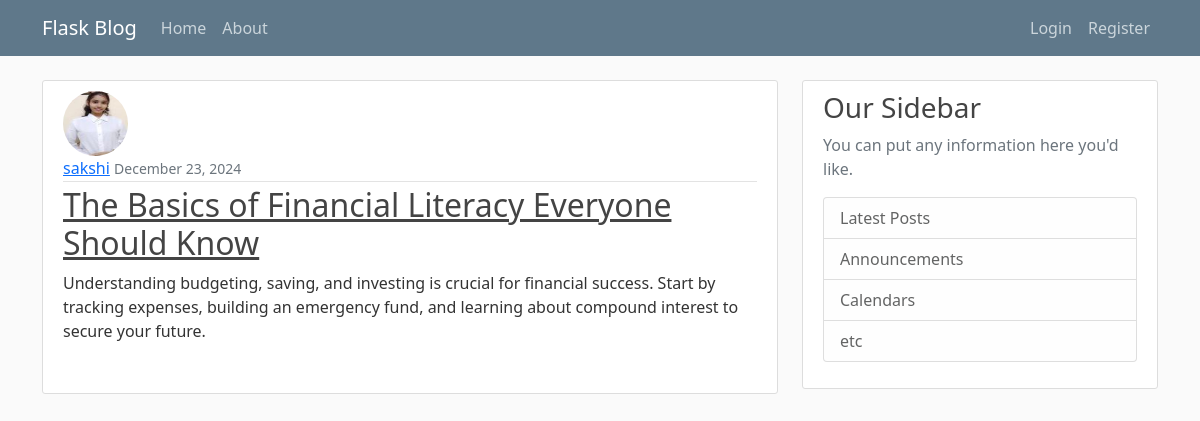
The page /post/29 on the database its author committed.
### flask_blog/models.py (models this page shows, shortened)
class User(db.Model, UserMixin):
    id = db.Column(db.Integer, primary_key=True)
    username = db.Column(db.String(20), unique=True, nullable=False)  # Corrected typo from 'usernam' to 'username'
    email = db.Column(db.String(120), unique=True, nullable=False)
    image_file = db.Column(db.String(120), nullable=True, default='default.jpg')
    password = db.Column(db.String(60), nullable=False)
    posts = db.relationship('Post', backref='author', lazy=True)  # Changed 'post' to 'posts' for consistency

class Post(db.Model):
    id = db.Column(db.Integer, primary_key=True)
    title = db.Column(db.String(100), nullable=False)  # Increased length of title for flexibility
    date_posted = db.Column(db.DateTime, nullable=False, default=datetime.utcnow)
    content = db.Column(db.Text, nullable=False)
    user_id = db.Column(db.Integer, db.ForeignKey('user.id'), nullable=True)  # Adjusted 'nullable' as needed

### flask_blog/routes.py (the view)
@app.route('/post/<int:post_id>')
def post(post_id):
    post = Post.query.get_or_404(post_id)
    return render_template('post.html', title=post.title, post = post)

### flask_blog/templates/post.html (shortened to what this page needs)
{% extends 'Layout.html' %}
{% block content %}
<article class="media content-section">
    <img class="rounded-circle article-img" src="{{ url_for('static', filename='profile_pics/' + post.author.image_file) }}" alt="Profile Picture">
    <div class="media-body">
        <div class="article-metadata">
            <a class="mr-2" href="{{ url_for('user_posts', username=post.author.username) }}">{{ post.author.username }}</a>
            <small class="text-muted">{{ post.date_posted.strftime('%B %d, %Y') }}</small>
        </div>
        <h2><a class="article-title" href="{{ url_for('user_posts', username=post.author.username) }}">{{ post.title }}</a></h2>
        <p class="article-content">{{ post.content }}</p>
    </div>
</article>
{% endblock %}

### flask_blog/static/main.css (style rules this page uses)
body { background: #fafafa; color: #333333; margin-top: 5rem; }
h1, h2, h3, h4, h5, h6 { color: #444444; }
.content-section { background: #ffffff; padding: 10px 20px; border: 1px solid #dddddd; border-radius: 3px; margin-bottom: 20px; }
.article-title { color: #444444; }
.article-content { white-space: pre-line; }
.article-img { height: 65px; width: 65px; margin-right: 16px; }
.article-metadata { padding-bottom: 1px; margin-bottom: 4px; border-bottom: 1px solid #e3e3e3 }

### rows shown on the page
User: image_file (picture), author.username "sakshi"
Post: date_posted "December 23, 2024", title "The Basics of Financial Literacy Everyone Should Know", content "Understanding budgeting, saving, and investing is crucial for financial success. Start by tracking expenses, building an emergency fund, and learning about compound interest to secure your future."
